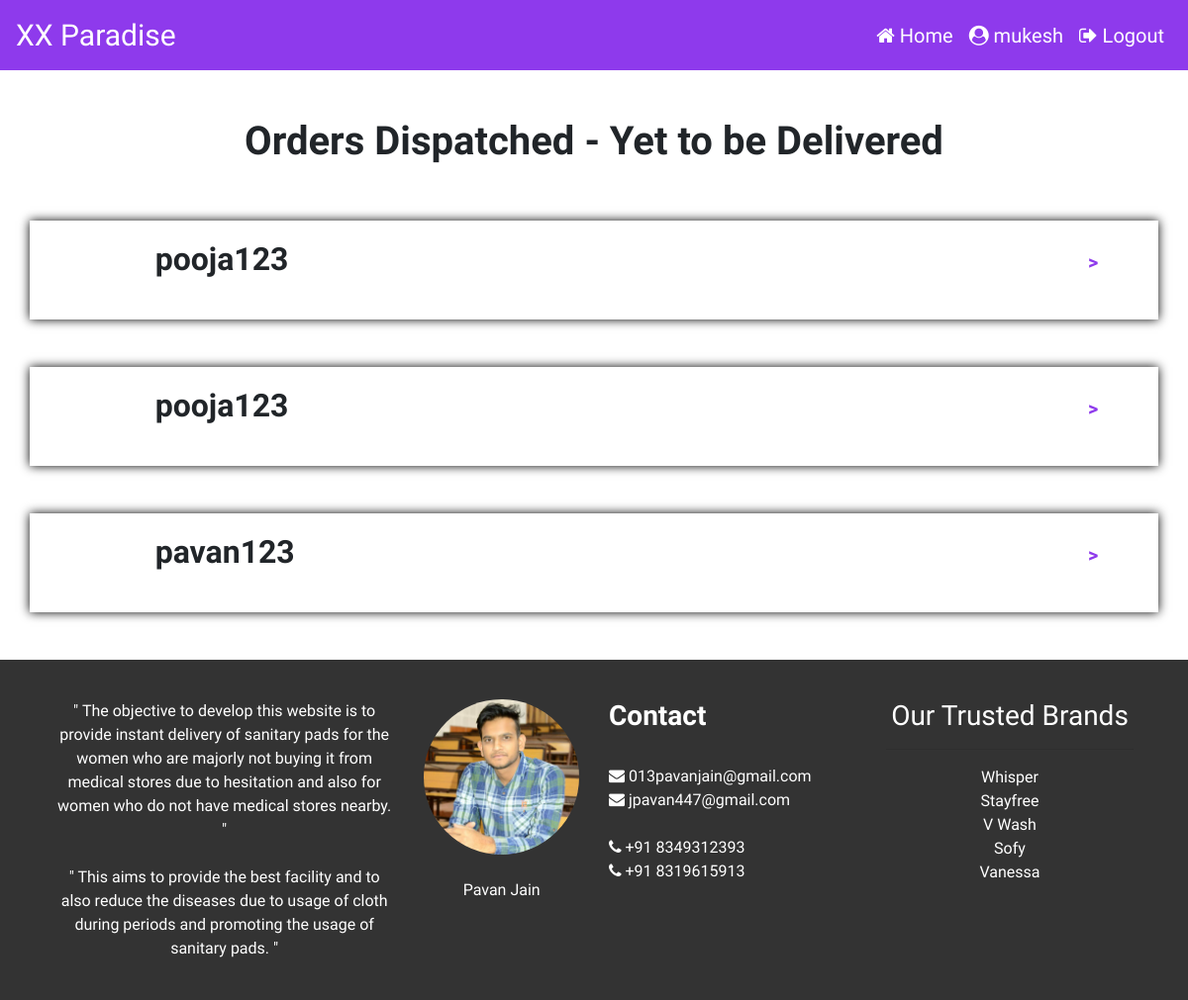
Screenshot of /Website/Delivery/Dashboard.php (signed in) with the database file from the repository.
### tables this page shows
CREATE TABLE `orders` (
  `o_id` int(11) NOT NULL,
  `o_username` varchar(50) NOT NULL,
  `o_pid` int(11) NOT NULL,
  `o_quantity` int(11) NOT NULL,
  `o_amount` int(11) NOT NULL,
  `o_date` date NOT NULL,
  `o_state` varchar(30) NOT NULL,
  `o_city` varchar(50) NOT NULL,
  `o_deliveryman` varchar(50) NOT NULL,
  `o_status` varchar(50) NOT NULL DEFAULT 'Order Recieved'
);

### Website/Delivery/Dashboard.php (the view, shortened to what this page needs)
<?php
include('Header.php');
if(isset($_SESSION['delivery'])){
include('../DBConnection.php');
$query='select d_state,d_city from deliveryman where d_username="'.$_SESSION['delivery'].'"';
$res=mysqli_query($con,$query);
$arr=mysqli_fetch_array($res);
$query='select o_id,o_username from orders where o_status="Dispatched" and (o_city="'.$arr['d_city'].'" and o_state="'.$arr['d_state'].'")';
$res=mysqli_query($con,$query);
$n=mysqli_num_rows($res);
?>
<br/><br/>
<div class="container">
<div class="row">
<div class="col">
<h1 style="text-align:center;font-weight:bold;">Orders Dispatched - Yet to be Delivered</h1>
</div>
</div>
<?php
if($n>0){
    for($i=1;$i<=$n;$i++){
        $arr=mysqli_fetch_array($res);
?>
<br/><br/>
<div class="row" style="padding:20px;box-shadow:0px 0px 10px black;">
<div class="col-md-1" style="text-align:center;">
</div>
<div class="col-md-10">
<h2 style="font-weight:bold;"><?php echo $arr['o_username']; ?></h2>
</div>
<div class="col-md-1" style="text-align:center;">
<form method="post" action="OpenOrderDelivery.php">
<button type="submit" class="btn btn-link" style="font-size:20px;font-weight:bold;color:#8E3AEC;" onmouseover="this.style.textDecoration='none';this.style.border='2px solid grey';" onmouseout="this.style.border='none';">></button>
</form>
</div>
</div>
<?php
    }
}
?>
</div>
<?php
include('Footer.php');
}
else{
    header('location:Index.php');
}
?>

### Website/Delivery/Header.php (style rules this page uses)
html { scroll-behavior: smooth; }
body { font-family: 'Gotu', sans-serif; }

### rows the page displays
orders: o_username "pooja123"
orders: o_username "pooja123"
orders: o_username "pavan123"

### other values shown
$_SESSION['delivery'] "mukesh"
